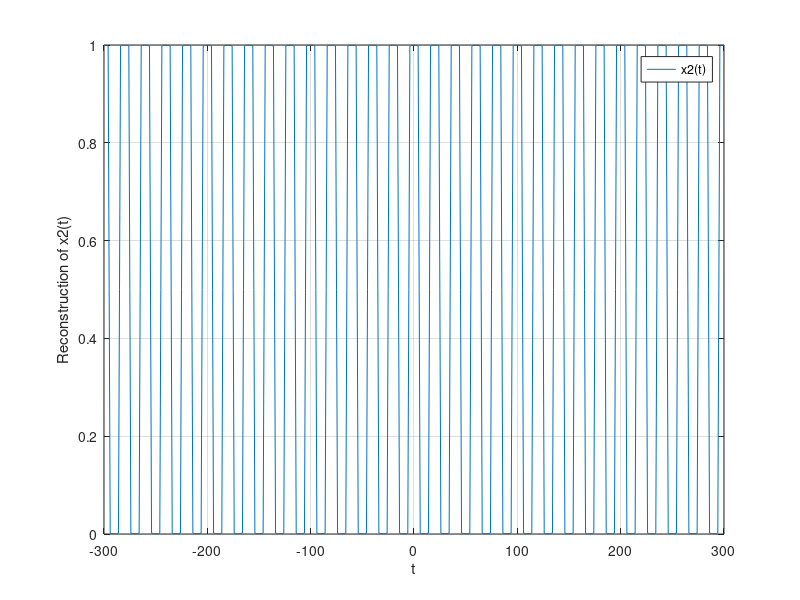

Source code (MATLAB):
%Rendel Abrasia, Reza Aablue
%500942743, 500966944
%Section 4

%Problem A.6 - part 2 (x2(t))
clf;
n = 0; 
D_n = [-500:500]
for n = -500 : 1 : 500
    i = n+500+1;
    if n == 0
        D_n(i) = 0.5;
    else
        D_n(i) = (1/(pi.*n)).*sin(0.5.*pi*n);
end 
end
 
w = pi/10;
s = 300 + 1;
x = zeros(1,601);

for t = -300 : 1 : 300
    for n = -500 : 1 : 500
    m = n+500+1;    
    x(t+s) = x(t+s) + real(D_n(m).*exp(n.*1i*w*t));
    end
end
t = [ -300 : 1 : 300];
plot(t,real(x));
ylabel('Reconstruction of x2(t)');xlabel('t'); 
legend('x2(t)'); 
grid;